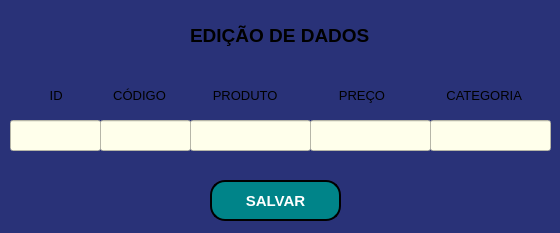
<?xml version="1.0" encoding="UTF-8"?>
<ui version="4.0">
 <class>MainWindow</class>
 <widget class="QMainWindow" name="MainWindow">
  <property name="geometry">
   <rect>
    <x>0</x>
    <y>0</y>
    <width>560</width>
    <height>233</height>
   </rect>
  </property>
  <property name="windowTitle">
   <string>MainWindow</string>
  </property>
  <property name="styleSheet">
   <string notr="true">background-color: rgb(41, 50, 120);</string>
  </property>
  <widget class="QWidget" name="centralwidget">
   <widget class="QLabel" name="label">
    <property name="geometry">
     <rect>
      <x>190</x>
      <y>20</y>
      <width>211</width>
      <height>31</height>
     </rect>
    </property>
    <property name="font">
     <font>
      <pointsize>14</pointsize>
      <bold>true</bold>
     </font>
    </property>
    <property name="text">
     <string>EDIÇÃO DE DADOS</string>
    </property>
   </widget>
   <widget class="QLineEdit" name="lineEdit">
    <property name="geometry">
     <rect>
      <x>10</x>
      <y>120</y>
      <width>91</width>
      <height>31</height>
     </rect>
    </property>
    <property name="font">
     <font>
      <pointsize>10</pointsize>
     </font>
    </property>
    <property name="styleSheet">
     <string notr="true">background-color: rgb(255, 255, 235);</string>
    </property>
   </widget>
   <widget class="QLineEdit" name="lineEdit_2">
    <property name="geometry">
     <rect>
      <x>100</x>
      <y>120</y>
      <width>91</width>
      <height>31</height>
     </rect>
    </property>
    <property name="font">
     <font>
      <pointsize>10</pointsize>
     </font>
    </property>
    <property name="styleSheet">
     <string notr="true">background-color: rgb(255, 255, 235);</string>
    </property>
   </widget>
   <widget class="QLineEdit" name="lineEdit_3">
    <property name="geometry">
     <rect>
      <x>190</x>
      <y>120</y>
      <width>121</width>
      <height>31</height>
     </rect>
    </property>
    <property name="font">
     <font>
      <pointsize>10</pointsize>
     </font>
    </property>
    <property name="styleSheet">
     <string notr="true">background-color: rgb(255, 255, 235);</string>
    </property>
   </widget>
   <widget class="QLineEdit" name="lineEdit_4">
    <property name="geometry">
     <rect>
      <x>310</x>
      <y>120</y>
      <width>121</width>
      <height>31</height>
     </rect>
    </property>
    <property name="font">
     <font>
      <pointsize>10</pointsize>
     </font>
    </property>
    <property name="styleSheet">
     <string notr="true">background-color: rgb(255, 255, 235);</string>
    </property>
   </widget>
   <widget class="QLineEdit" name="lineEdit_5">
    <property name="geometry">
     <rect>
      <x>430</x>
      <y>120</y>
      <width>121</width>
      <height>31</height>
     </rect>
    </property>
    <property name="font">
     <font>
      <pointsize>10</pointsize>
     </font>
    </property>
    <property name="styleSheet">
     <string notr="true">background-color: rgb(255, 255, 235);</string>
    </property>
   </widget>
   <widget class="QLabel" name="label_2">
    <property name="geometry">
     <rect>
      <x>10</x>
      <y>80</y>
      <width>531</width>
      <height>31</height>
     </rect>
    </property>
    <property name="font">
     <font>
      <pointsize>10</pointsize>
     </font>
    </property>
    <property name="text">
     <string>           ID              CÓDIGO             PRODUTO                 PREÇO                 CATEGORIA</string>
    </property>
   </widget>
   <widget class="QPushButton" name="pushButton">
    <property name="geometry">
     <rect>
      <x>210</x>
      <y>180</y>
      <width>131</width>
      <height>41</height>
     </rect>
    </property>
    <property name="font">
     <font>
      <pointsize>11</pointsize>
      <bold>true</bold>
     </font>
    </property>
    <property name="styleSheet">
     <string notr="true">background-color: rgb(0, 132, 137);
border-style: outset;
border-width: 2px;
border-radius: 15px;
border-color: black;
color: rgb(255, 255, 255);</string>
    </property>
    <property name="text">
     <string>SALVAR</string>
    </property>
   </widget>
  </widget>
 </widget>
 <resources/>
 <connections/>
</ui>
